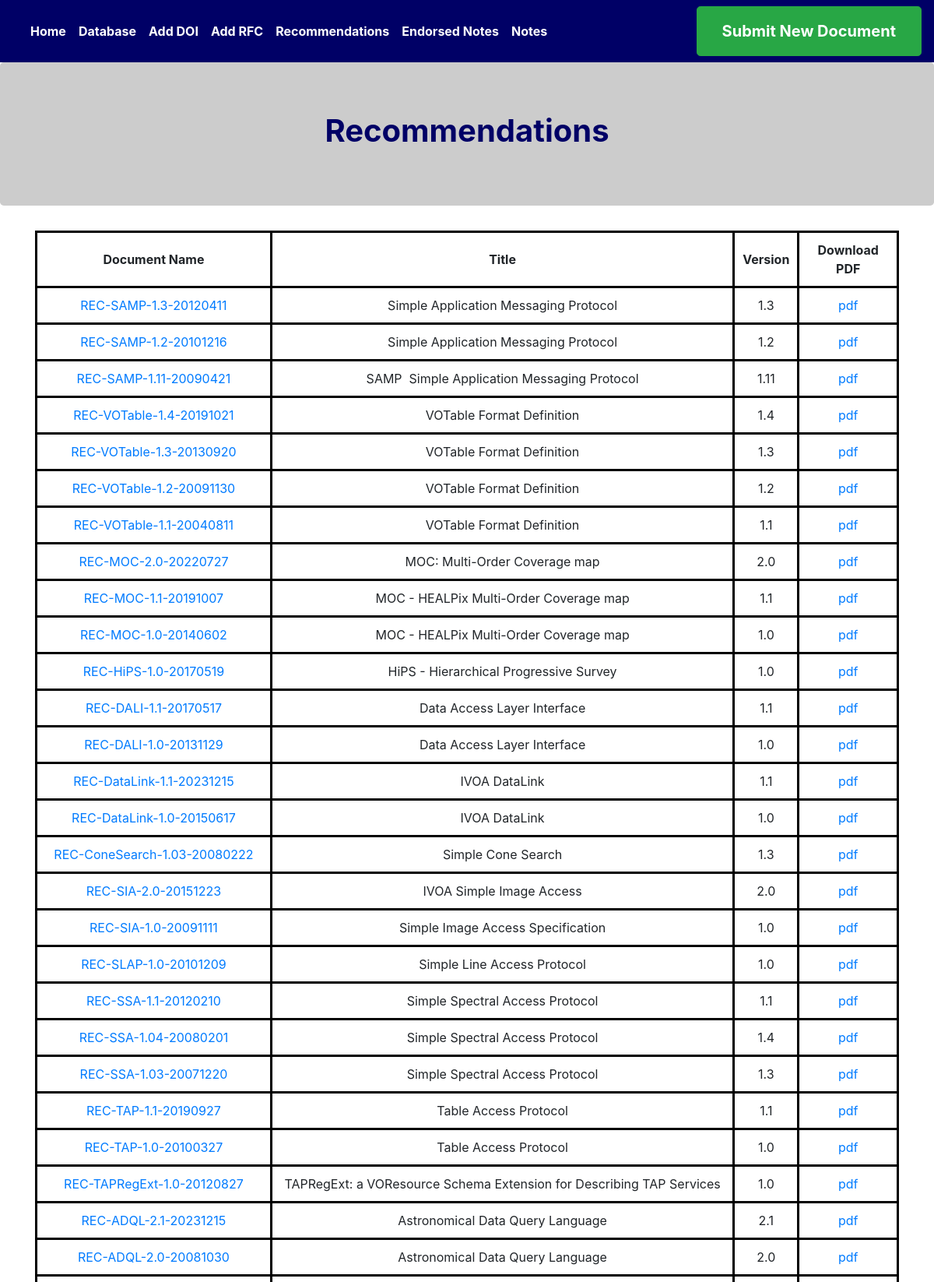
/rec (upper part), run on the app's committed database.
### ivoa_doc.py (models this page shows, shortened)
class Ivoa(db.Model):
    docname =str()
    __tablename__ = 'IVOA'
    id = db.Column(db.Integer)
    group_name = db.Column(db.Text)
    title = db.Column(db.Text)
    concise_name = db.Column(db.Text)
    version_major = db.Column(db.Integer)
    version_minor = db.Column(db.Integer)
    status = db.Column(db.Text)
    date = db.Column(db.Integer, default=datetime.utcnow)
    authors = db.Column(db.Text)
    editors = db.Column(db.Text)
    abstract = db.Column(db.Text)
    docname = db.Column(db.Text, primary_key=True, unique=True)
    package_path = db.Column(db.Text)
    email = db.Column(db.Text)
    comment = db.Column(db.Text)
    extra_description = db.Column(db.Text)
    available_formats = db.Column(db.Text)
    doi_bibcode = db.relationship('DOI_Bibcode', backref='ivoa', uselist=False)
    rfc_link = db.relationship('RFC_link', backref='ivoa', uselist=False)
    errata = db.relationship('Errata',backref='ivoa',lazy='dynamic')

### ivoa_doc.py (the view)
@app.route('/rec')
def rec():
    ivoa_db = Ivoa.query.filter_by(status='REC').all()
    return render_template('rec.html', ivoa_db=ivoa_db)

### templates/rec.html (shortened to what this page needs)
{% extends "base.html" %}
{% block content %}
<div class="jumbotron text-center" style="background-color:#cccccc; color: rgb(0,0,150)">
  <h1><strong><span style="color: rgb(0,0,102)">Recommendations</span></strong></h1>
</div>
<div class="container text-center">
  <table>
    <tr>
      <th>Document Name</th>
      <th>Title</th>
      <th>Version</th>
      <th>Download PDF</th>
    </tr>
    {% for x in ivoa_db %}
    <tr>
      <ol>
          <td><a href="http://testingdocrepo.ivoa.info/documents/{{x.docname}}">{{x.docname}}</td>
          <td>{{x.title}}</td>
          <td>{{x.version_major}}.{{x.version_minor}}</td>
          <td><a href="http://testingdocrepo.ivoa.info/documents/{{x.docname}}.pdf">pdf</td>
      </ol>
    </tr>
    {% endfor %}
  </table>
</div>
<br>
{% endblock  %}

### templates/rec.html (style rules this page uses)
table, th, td { border:3px solid black; padding:10px; }

### data on the page
Ivoa: docname "REC-SAMP-1.3-20120411", title "Simple Application Messaging Protocol", version_major "1", version_minor "3"
Ivoa: docname "REC-SAMP-1.2-20101216", title "Simple Application Messaging Protocol", version_major "1", version_minor "2"
Ivoa: docname "REC-SAMP-1.11-20090421", title "SAMP  Simple Application Messaging Protocol", version_major "1", version_minor "11"
Ivoa: docname "REC-VOTable-1.4-20191021", title "VOTable Format Definition", version_major "1", version_minor "4"
Ivoa: docname "REC-VOTable-1.3-20130920", title "VOTable Format Definition", version_major "1", version_minor "3"
Ivoa: docname "REC-VOTable-1.2-20091130", title "VOTable Format Definition", version_major "1", version_minor "2"
Ivoa: docname "REC-VOTable-1.1-20040811", title "VOTable Format Definition", version_major "1", version_minor "1"
Ivoa: docname "REC-MOC-2.0-20220727", title "MOC: Multi-Order Coverage map", version_major "2", version_minor "0"
Ivoa: docname "REC-MOC-1.1-20191007", title "MOC - HEALPix Multi-Order Coverage map", version_major "1", version_minor "1"
Ivoa: docname "REC-MOC-1.0-20140602", title "MOC - HEALPix Multi-Order Coverage map", version_major "1", version_minor "0"
Ivoa: docname "REC-HiPS-1.0-20170519", title "HiPS - Hierarchical Progressive Survey", version_major "1", version_minor "0"
Ivoa: docname "REC-DALI-1.1-20170517", title "Data Access Layer Interface", version_major "1", version_minor "1"
Ivoa: docname "REC-DALI-1.0-20131129", title "Data Access Layer Interface", version_major "1", version_minor "0"
Ivoa: docname "REC-DataLink-1.1-20231215", title "IVOA DataLink", version_major "1", version_minor "1"
Ivoa: docname "REC-DataLink-1.0-20150617", title "IVOA DataLink", version_major "1", version_minor "0"
Ivoa: docname "REC-ConeSearch-1.03-20080222", title "Simple Cone Search", version_major "1", version_minor "3"
Ivoa: docname "REC-SIA-2.0-20151223", title "IVOA Simple Image Access", version_major "2", version_minor "0"
Ivoa: docname "REC-SIA-1.0-20091111", title "Simple Image Access Specification", version_major "1", version_minor "0"
Ivoa: docname "REC-SLAP-1.0-20101209", title "Simple Line Access Protocol", version_major "1", version_minor "0"
Ivoa: docname "REC-SSA-1.1-20120210", title "Simple Spectral Access Protocol", version_major "1", version_minor "1"
Ivoa: docname "REC-SSA-1.04-20080201", title "Simple Spectral Access Protocol", version_major "1", version_minor "4"
Ivoa: docname "REC-SSA-1.03-20071220", title "Simple Spectral Access Protocol", version_major "1", version_minor "3"
Ivoa: docname "REC-TAP-1.1-20190927", title "Table Access Protocol", version_major "1", version_minor "1"
Ivoa: docname "REC-TAP-1.0-20100327", title "Table Access Protocol", version_major "1", version_minor "0"
Ivoa: docname "REC-TAPRegExt-1.0-20120827", title "TAPRegExt: a VOResource Schema Extension for Describing TAP Services", version_major "1", version_minor "0"
Ivoa: docname "REC-ADQL-2.1-20231215", title "Astronomical Data Query Language", version_major "2", version_minor "1"
Ivoa: docname "REC-ADQL-2.0-20081030", title "Astronomical Data Query Language", version_major "2", version_minor "0"
